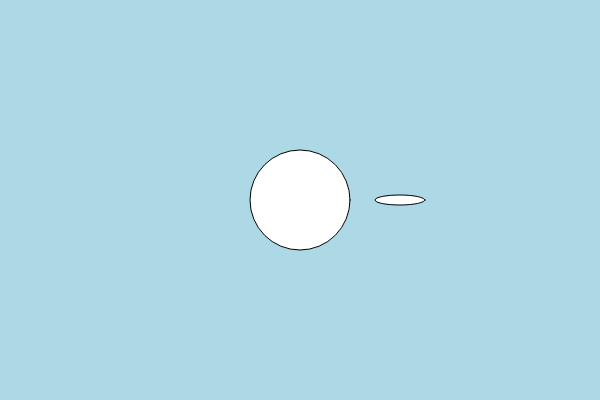
Frame 1 (no input)
Frame 60 (no input): identical to frame 1, image omitted
Frame 120 (the mouse pressed at the canvas centre since frame 60): identical to frame 1, image omitted

The p5.js sketch that drew this single still picture (run headless with seeded random() and noise() and a simulated clock; from frame 60 on, the mouse is pressed at the canvas centre):

// p5.js sketch
// ── sketch.js
function setup() {
  createCanvas(600, 400);
}

function draw() {
  background('lightblue');
  circle(300, 200, 100)
  ellipse(400, 200, 50, 10)
}
